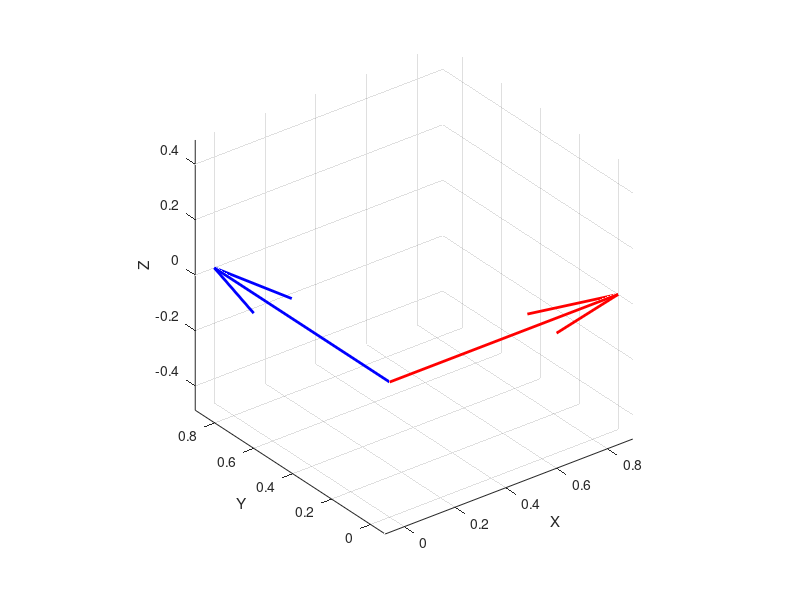

This figure's MATLAB source:
clear
clc
close all

theta = pi/2; %90 degree

Rz = [cos(theta) -sin(theta) 0;
      sin(theta)  cos(theta) 0;
       0          0          1]


inv(Rz)
Rz' * Rz
Rz

v = [1;0;0];
v_new = Rz * v

figure
quiver3(0,0,0, v(1),v(2),v(3), 'r','LineWidth',2)
hold on
quiver3(0,0,0, v_new(1),v_new(2),v_new(3), 'b','LineWidth',2)
grid on
axis equal
xlabel('X')
ylabel('Y')
zlabel('Z')
